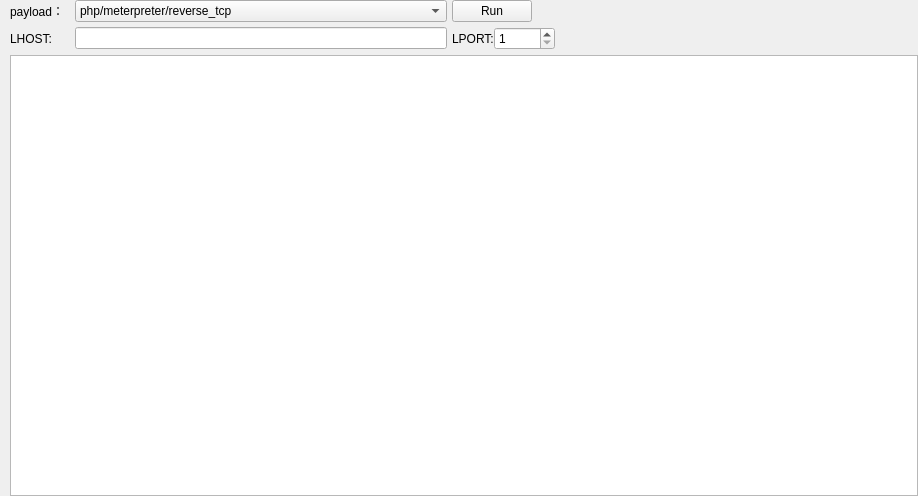
<?xml version="1.0" encoding="UTF-8"?>
<ui version="4.0">
 <class>MSF</class>
 <widget class="QWidget" name="MSF">
  <property name="geometry">
   <rect>
    <x>0</x>
    <y>0</y>
    <width>918</width>
    <height>496</height>
   </rect>
  </property>
  <property name="windowTitle">
   <string>Form</string>
  </property>
  <property name="styleSheet">
   <string notr="true"/>
  </property>
  <layout class="QGridLayout" name="gridLayout">
   <property name="leftMargin">
    <number>10</number>
   </property>
   <property name="topMargin">
    <number>0</number>
   </property>
   <property name="rightMargin">
    <number>0</number>
   </property>
   <property name="bottomMargin">
    <number>0</number>
   </property>
   <property name="spacing">
    <number>5</number>
   </property>
   <item row="0" column="2">
    <widget class="QComboBox" name="comboBox_payload">
     <item>
      <property name="text">
       <string>php/meterpreter/reverse_tcp</string>
      </property>
     </item>
     <item>
      <property name="text">
       <string>php/meterpreter/bind_tcp</string>
      </property>
     </item>
     <item>
      <property name="text">
       <string>php/reverse_php</string>
      </property>
     </item>
     <item>
      <property name="text">
       <string>php/bind_php</string>
      </property>
     </item>
    </widget>
   </item>
   <item row="0" column="3" colspan="2">
    <widget class="QPushButton" name="btn_run">
     <property name="text">
      <string>Run</string>
     </property>
    </widget>
   </item>
   <item row="2" column="0" colspan="8">
    <widget class="QTextEdit" name="textEdit_note"/>
   </item>
   <item row="1" column="3" colspan="4">
    <widget class="QWidget" name="widget" native="true">
     <layout class="QHBoxLayout" name="horizontalLayout">
      <property name="spacing">
       <number>0</number>
      </property>
      <property name="leftMargin">
       <number>0</number>
      </property>
      <property name="topMargin">
       <number>0</number>
      </property>
      <property name="rightMargin">
       <number>0</number>
      </property>
      <property name="bottomMargin">
       <number>0</number>
      </property>
      <item>
       <widget class="QLabel" name="label_3">
        <property name="text">
         <string>LPORT:</string>
        </property>
       </widget>
      </item>
      <item>
       <widget class="QSpinBox" name="spinBox_port">
        <property name="minimum">
         <number>1</number>
        </property>
        <property name="maximum">
         <number>65535</number>
        </property>
       </widget>
      </item>
      <item>
       <spacer name="horizontalSpacer_2">
        <property name="orientation">
         <enum>Qt::Horizontal</enum>
        </property>
        <property name="sizeHint" stdset="0">
         <size>
          <width>40</width>
          <height>20</height>
         </size>
        </property>
       </spacer>
      </item>
     </layout>
    </widget>
   </item>
   <item row="0" column="0">
    <widget class="QLabel" name="label_port">
     <property name="text">
      <string>payload：</string>
     </property>
    </widget>
   </item>
   <item row="1" column="0">
    <widget class="QLabel" name="label_host">
     <property name="text">
      <string>LHOST:</string>
     </property>
    </widget>
   </item>
   <item row="1" column="2">
    <widget class="QLineEdit" name="lineEdit_host"/>
   </item>
   <item row="0" column="6">
    <spacer name="horizontalSpacer">
     <property name="orientation">
      <enum>Qt::Horizontal</enum>
     </property>
     <property name="sizeHint" stdset="0">
      <size>
       <width>40</width>
       <height>20</height>
      </size>
     </property>
    </spacer>
   </item>
  </layout>
 </widget>
 <resources/>
 <connections/>
</ui>
